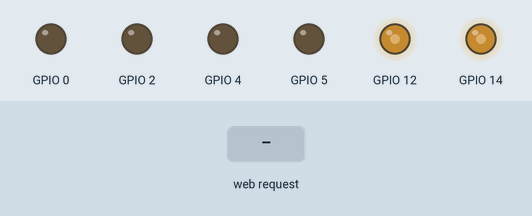
Recording of a program running on a simulated ESP8266 (NodeMCU). Shown: output pins drawn as LEDs (lit = HIGH). Inputs (shaded band) come from the test bench. WiFi joins after 1.5 s; servers stay silent unless stated; what the program prints to the serial monitor is not drawn.

Above: at 2.7 s.
2.8 s: HTTP request GET /?up=1 received
At 3.5 s:
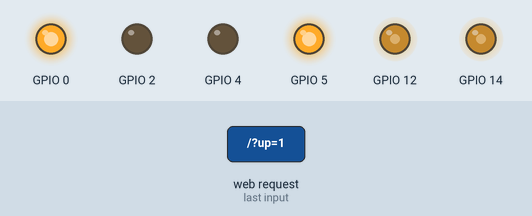
4.3 s: HTTP request GET /?down=1 received
At 4.7 s:
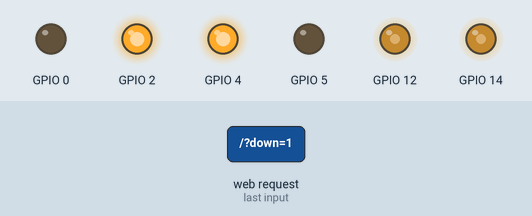
5.8 s: HTTP request GET /?right=1 received
At 7.0 s:
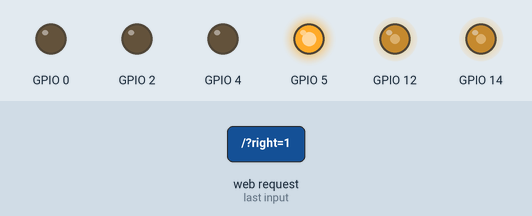
7.3 s: HTTP request GET /?up=0 received
At 8.1 s:
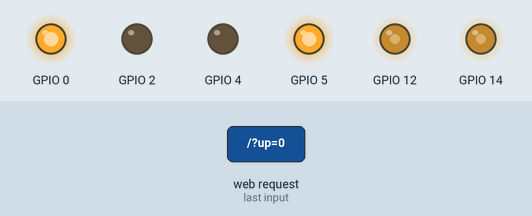
8.8 s: HTTP request GET /?down=0 received
At 9.3 s:
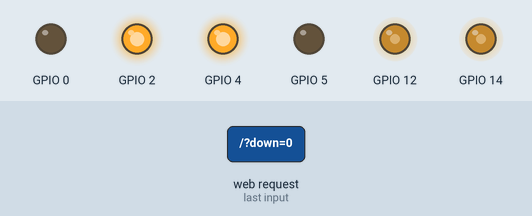
Timing chart, 0 to 11.3 s (numbered marks = the images above; inputs shaded):
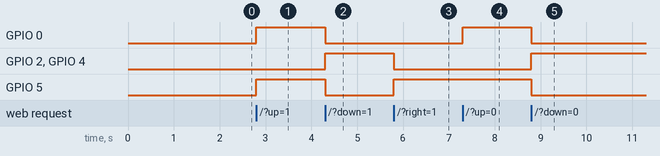

Measured:
- after the input at 2.8 s, GPIO 0, GPIO 5: LOW → HIGH at once
- after the input at 4.3 s, GPIO 0, GPIO 5: HIGH → LOW at once; GPIO 2, GPIO 4: LOW → HIGH at once
- after the input at 5.8 s, GPIO 2, GPIO 4: HIGH → LOW at once; GPIO 5: LOW → HIGH at once
- after the input at 7.3 s, GPIO 0: LOW → HIGH at once
- after the input at 8.8 s, GPIO 0, GPIO 5: HIGH → LOW at once; GPIO 2, GPIO 4: LOW → HIGH at once

The program:

main.cpp
```cpp
#include<Arduino.h>

#include <ESP8266WiFi.h>
#include <WiFiClient.h>
#include <ESP8266WebServer.h>
//asdasdaswerwerwer
#ifndef STASSID
#define STASSID "Lab_101"
#define STAPSK  "LaB_1010"
#endif

const char* ssid = STASSID;
const char* password = STAPSK;

ESP8266WebServer server(80);
void light()
{

  String content = "<html><body><form  method='POST'>";
  content +="<button name='up' value='UP'>Up</button>";
  content +="<button name='down' value='DOWN'>Down</button>";
  content +="<button name='right' value='RIGHT'>Right</button>";
  content +="<button name='left' value='LEFT'>Left</button>";
   content +="<button name='stop' value='STOP'>Stop</button></form> </body></html>";
  server.send(200,"text/html",content);
  if(server.hasArg("up"))
  {
    digitalWrite(5,HIGH);
    digitalWrite(4,LOW);
    digitalWrite(0,HIGH);
    digitalWrite(2,LOW);


  }
  if(server.hasArg("down"))
  {
     digitalWrite(5,LOW);
    digitalWrite(4,HIGH);
    digitalWrite(0,LOW);
    digitalWrite(2,HIGH);
  }
  if(server.hasArg("right"))
  {
     digitalWrite(5,HIGH);
    digitalWrite(4,LOW);
     digitalWrite(0,LOW);
    digitalWrite(2,LOW);
  }
  if(server.hasArg("left"))
  {
    digitalWrite(5,LOW);
    digitalWrite(4,LOW);
    digitalWrite(0,HIGH);
    digitalWrite(2,LOW);
  }
   if(server.hasArg("stop"))
  {
    digitalWrite(5,LOW);
    digitalWrite(4,LOW);
    digitalWrite(0,LOW);
    digitalWrite(2,LOW);


  }
}

void setup(void) {
  Serial.begin(115200);
  WiFi.mode(WIFI_STA);
  WiFi.begin(ssid, password);
  Serial.println("");
  pinMode(5,OUTPUT);
  pinMode(4,OUTPUT);
  pinMode(0,OUTPUT);
  pinMode(2,OUTPUT);
  pinMode(14,OUTPUT);
  pinMode(12,OUTPUT);
  analogWrite(14,127);
  analogWrite(12,127);


  // Wait for connection
  while (WiFi.status() != WL_CONNECTED) {
    delay(500);
    Serial.print(".");
  }
  Serial.println("");
  Serial.print("Connected to ");
  Serial.println(ssid);
  Serial.print("IP address: ");
  Serial.println(WiFi.localIP());

  server.on("/",light);


  //here the list of headers to be recorded

  server.begin();
  Serial.println("HTTP server started");
}

void loop(void) {
  server.handleClient();
}
```
